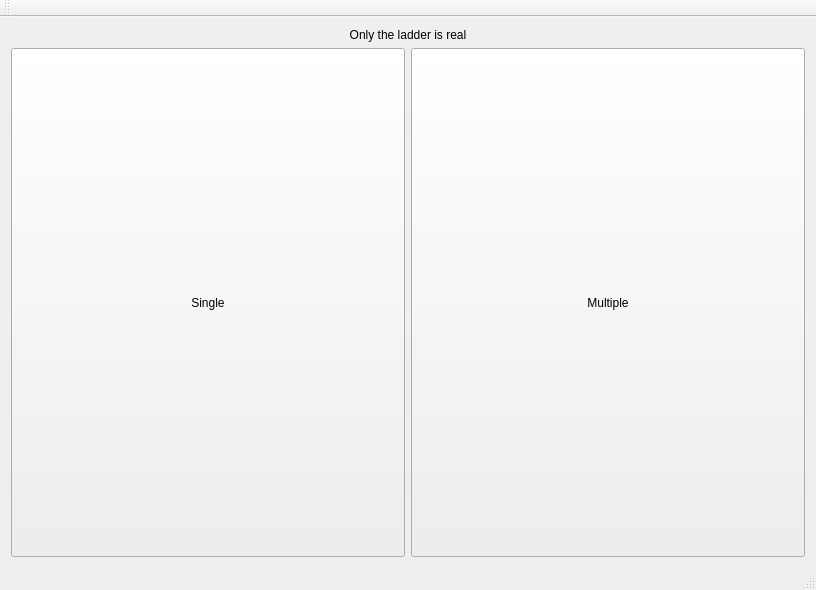
<?xml version="1.0" encoding="UTF-8"?>
<ui version="4.0">
 <class>StartWindow</class>
 <widget class="QMainWindow" name="StartWindow">
  <property name="geometry">
   <rect>
    <x>0</x>
    <y>0</y>
    <width>816</width>
    <height>590</height>
   </rect>
  </property>
  <property name="sizePolicy">
   <sizepolicy hsizetype="Preferred" vsizetype="Preferred">
    <horstretch>0</horstretch>
    <verstretch>0</verstretch>
   </sizepolicy>
  </property>
  <property name="minimumSize">
   <size>
    <width>0</width>
    <height>0</height>
   </size>
  </property>
  <property name="windowTitle">
   <string>Salient Object Detection</string>
  </property>
  <property name="windowIcon">
   <iconset>
    <normaloff>../../resources/image/icon.png</normaloff>../../resources/image/icon.png</iconset>
  </property>
  <widget class="QWidget" name="centralWidget">
   <layout class="QGridLayout" name="gridLayout_2">
    <item row="0" column="0">
     <widget class="QLabel" name="label_title">
      <property name="sizePolicy">
       <sizepolicy hsizetype="Preferred" vsizetype="Fixed">
        <horstretch>0</horstretch>
        <verstretch>0</verstretch>
       </sizepolicy>
      </property>
      <property name="text">
       <string>Only the ladder is real</string>
      </property>
      <property name="alignment">
       <set>Qt::AlignCenter</set>
      </property>
     </widget>
    </item>
    <item row="1" column="0">
     <layout class="QGridLayout" name="gridLayout">
      <item row="0" column="0">
       <widget class="QPushButton" name="button_single">
        <property name="sizePolicy">
         <sizepolicy hsizetype="Expanding" vsizetype="Expanding">
          <horstretch>0</horstretch>
          <verstretch>0</verstretch>
         </sizepolicy>
        </property>
        <property name="text">
         <string>Single</string>
        </property>
       </widget>
      </item>
      <item row="0" column="1">
       <widget class="QPushButton" name="button_multiple">
        <property name="sizePolicy">
         <sizepolicy hsizetype="Expanding" vsizetype="Expanding">
          <horstretch>0</horstretch>
          <verstretch>0</verstretch>
         </sizepolicy>
        </property>
        <property name="text">
         <string>Multiple</string>
        </property>
       </widget>
      </item>
     </layout>
    </item>
   </layout>
  </widget>
  <widget class="QMenuBar" name="menuBar">
   <property name="geometry">
    <rect>
     <x>0</x>
     <y>0</y>
     <width>816</width>
     <height>23</height>
    </rect>
   </property>
  </widget>
  <widget class="QToolBar" name="mainToolBar">
   <attribute name="toolBarArea">
    <enum>TopToolBarArea</enum>
   </attribute>
   <attribute name="toolBarBreak">
    <bool>false</bool>
   </attribute>
  </widget>
  <widget class="QStatusBar" name="statusBar"/>
 </widget>
 <layoutdefault spacing="6" margin="11"/>
 <resources/>
 <connections/>
</ui>
